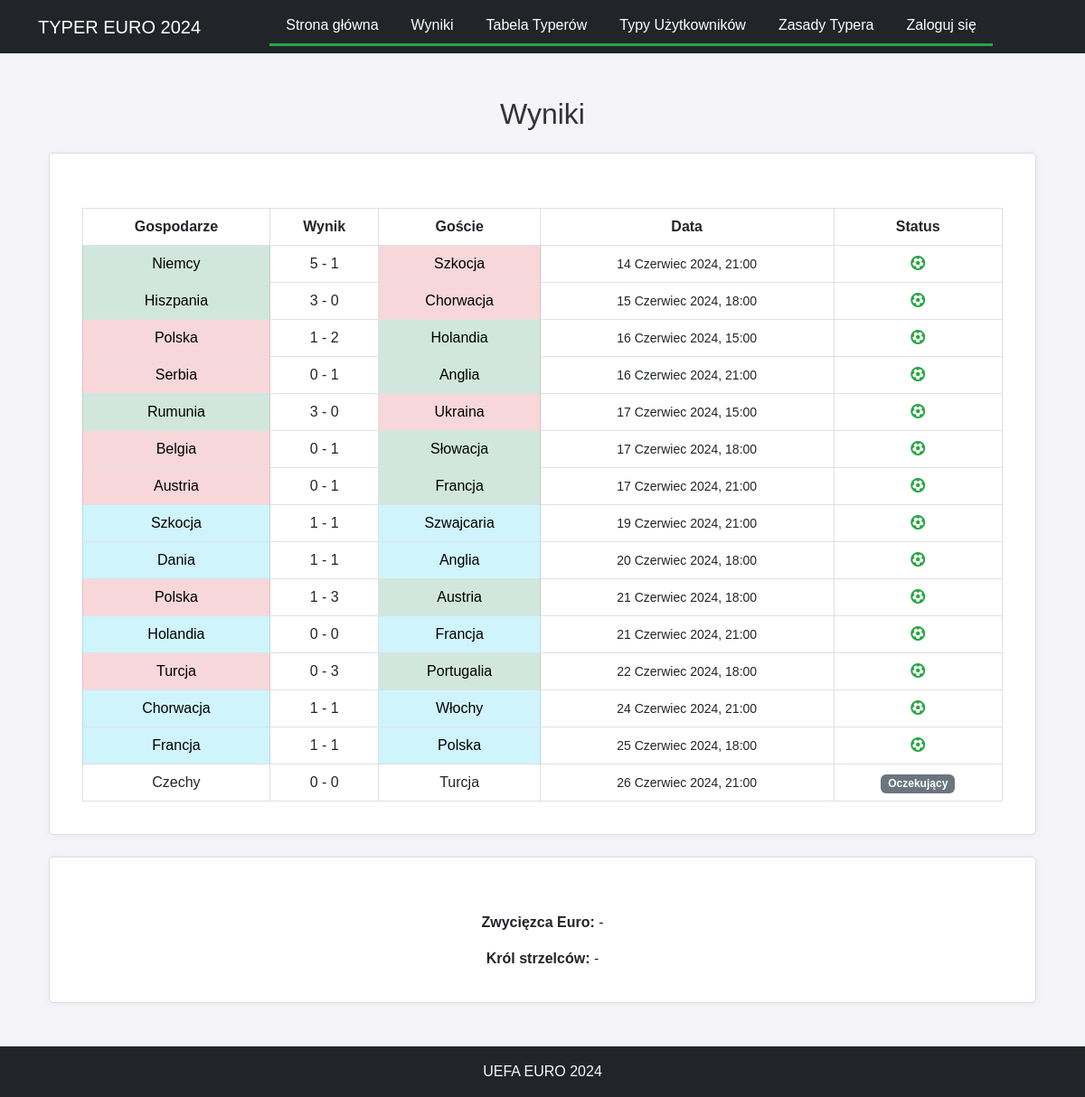
Before: /results/ with the older database file.
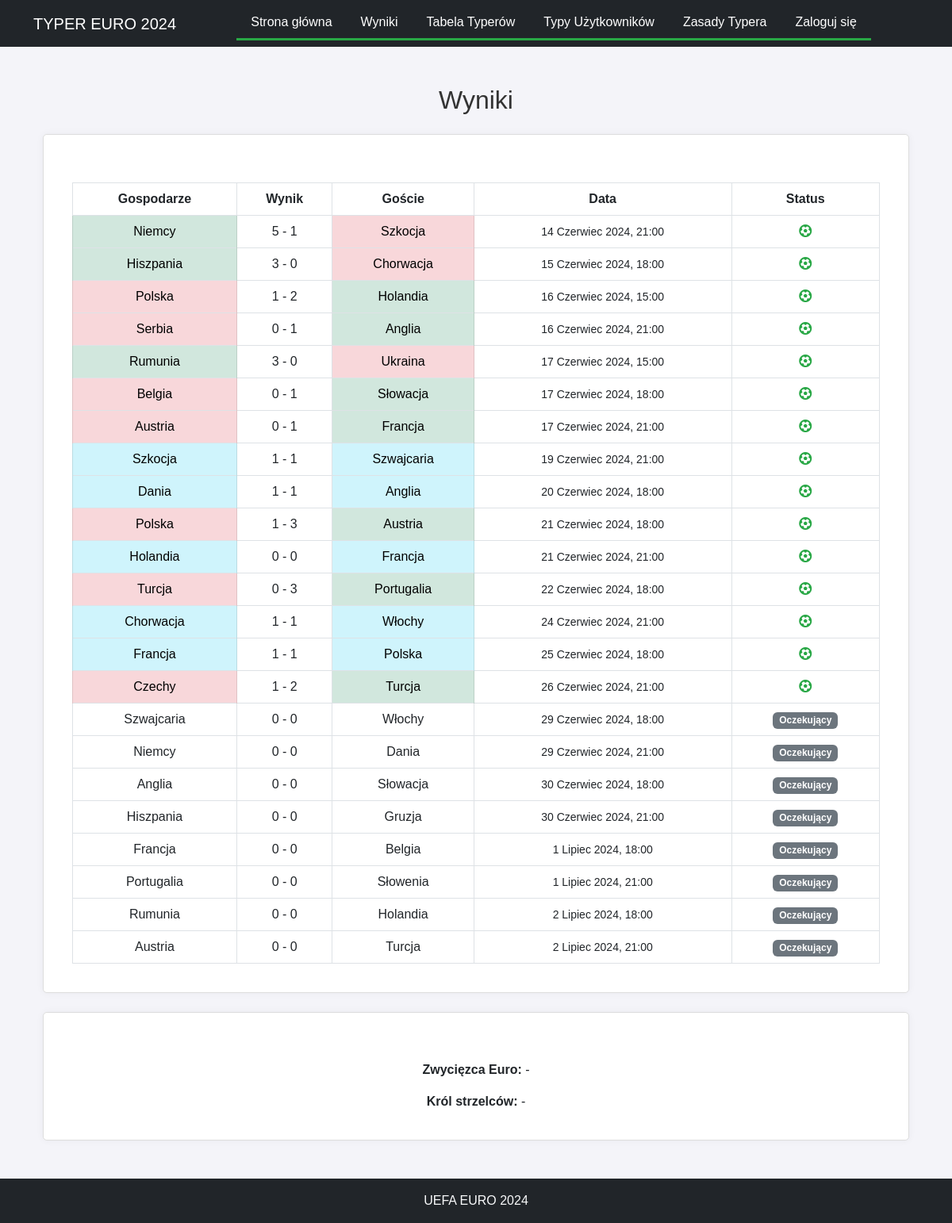
After: the same page with the newer database file.
### contest/models.py (models this page shows, shortened)
class Article(models.Model):
    title = models.CharField(max_length=200)
    slug = models.SlugField(max_length=200, unique=True, blank=True)
    content = models.TextField()
    author = models.ForeignKey(User, on_delete=models.CASCADE)
    created_at = models.DateTimeField(auto_now_add=True)
    updated_at = models.DateTimeField(auto_now=True)

class Match(models.Model):
    group = models.CharField(max_length=2)
    home_team = models.CharField(max_length=100)
    away_team = models.CharField(max_length=100)
    date = models.DateTimeField()
    place = models.CharField(max_length=100)
    actual_home_team_score = models.IntegerField(null=True, blank=True, default=0)
    actual_away_team_score = models.IntegerField(null=True, blank=True, default=0)
    final_score = models.BooleanField(default=False)

### contest/views.py (the view)
# urls.py: path('results/', views.results, name='results'),
def results(request):
    all_matches = Match.objects.all().order_by('date')
    tournament_results = TournamentResults.objects.first()
    context = {
        'matches': all_matches,
        'tournament_results': tournament_results,
    }
    return render(request, 'results.html', context)

### contest/templatetags/article_tags.py (called while the page is built)
@register.simple_tag
def get_articles():
    return Article.objects.all()

### contest/templates/results.html (shortened to what this page needs)
{% extends 'base.html' %}
{% block content %}
<div class="container-fluid container-lg mt-4">
    <h2 class="mb-4 text-center">Wyniki</h2>
    <div class="card">
        <div class="card-body mt-4">
            <div class="table-responsive">
                <table class="table table-bordered table-hover results-table">
                    <thead class="thead-dark">
                        <tr>
                            <th>Gospodarze</th>
                            <th>Wynik</th>
                            <th>Goście</th>
                            <th>Data</th>
                            <th>Status</th>
                        </tr>
                    </thead>
                    <tbody>
                        {% for match in matches %}
                        <tr>
                            <td class="{% if match.final_score %}{% if match.actual_home_team_score > match.actual_away_team_score %}table-success{% elif match.actual_home_team_score < match.actual_away_team_score %}table-danger{% else %}table-info{% endif %}{% endif %}">
                                {{ match.home_team }}
                            </td>
                            <td>
                                {% if match.final_score %}
                                    {{ match.actual_home_team_score }} - {{ match.actual_away_team_score }}
                                {% else %}
                                    0 - 0
                                {% endif %}
                            </td>
                            <td class="{% if match.final_score %}{% if match.actual_home_team_score < match.actual_away_team_score %}table-success{% elif match.actual_home_team_score > match.actual_away_team_score %}table-danger{% else %}table-info{% endif %}{% endif %}">
                                {{ match.away_team }}
                            </td>
                            <td>
                                <small>{{ match.date|date:"j F Y, H:i" }}</small>
                            </td>
                            <td>
                                {% if match.final_score %}
                                    <span class="final"><i class="fa-solid fa-futbol"></i></span>
                                {% else %}
                                    <span class="badge bg-secondary">Oczekujący</span>
                                {% endif %}
                            </td>
                        </tr>
                        {% endfor %}
                    </tbody>
                </table>
            </div>
        </div>
    </div>
    {% if tournament_results %}
        <div class="card mt-4">
            <div class="card-body mt-4">
                <p class="card-text"><strong>Zwycięzca Euro:</strong> {% if tournament_results.winner_team %} {{ tournament_results.winner_team.name }} {% else %} - {% endif %}</p>
                <p class="card-text"><strong>Król strzelców:</strong> {% if tournament_results.top_scorer %} {{ tournament_results.top_scorer.player }} {% else %} - {% endif %}</p>
            </div>
        </div>
    {% else %}
        <div class="alert alert-info mt-4" role="alert">
            No tournament results set by admin.
        </div>
    {% endif %}
</div>
{% endblock %}

### contest/templates/base.html (shortened to what this page needs)
{% load static %}
{% load article_tags %}
<!DOCTYPE html>
<html lang="pl">
<head>
    <link href="https://cdn.jsdelivr.net/npm/bootstrap@5.3.0/dist/css/bootstrap.min.css" rel="stylesheet">
    <link rel="stylesheet" type="text/css" href="{% static 'css/styles.css' %}">
    <link rel="stylesheet" href="https://cdnjs.cloudflare.com/ajax/libs/font-awesome/6.0.0-beta3/css/all.min.css">
</head>
<body>
<nav class="navbar navbar-expand-lg navbar-dark bg-dark">
    <div class="container bg-dark border-0">
        <a class="navbar-brand" href="{% url 'home' %}">TYPER EURO 2024</a>
        <div class="collapse navbar-collapse justify-content-center" id="navbarNav">
            <ul class="navbar-nav bg-dark flex-wrap">
                <li class="nav-item">
                    <a class="nav-link" href="{% url 'home' %}">Strona główna</a>
                </li>
                <li class="nav-item">
                    <a class="nav-link" href="{% url 'results' %}">Wyniki</a>
                </li>
                <li class="nav-item">
                    <a class="nav-link" href="{% url 'leaderboard' %}">Tabela Typerów</a>
                </li>
                <li class="nav-item">
                    <a class="nav-link" href="{% url 'user_predictions' %}">Typy Użytkowników</a>
                </li>
                {% get_articles as articles %}
                {% for article in articles %}
                <li class="nav-item">
                    <a class="nav-link" href="{% url 'view_article' article.slug %}">{{ article.title }}</a>
                </li>
                {% endfor %}
                {% if user.is_authenticated %}
                {% if not user.is_superuser %}
                <li class="nav-item">
                    <a class="nav-link" href="{% url 'betting' %}">Typuj spotkania</a>
                </li>
                {% endif %}
                {% if user.is_superuser %}
                <li class="nav-item">
                    <a class="nav-link" href="{% url 'create_user' %}">Create User</a>
                </li>
                <li class="nav-item">
                    <a class="nav-link" href="{% url 'create_match' %}">Create Match</a>
                </li>
                <li class="nav-item">
                    <a class="nav-link" href="{% url 'edit_points' %}">Edit Points</a>
                </li>
                <li class="nav-item">
                    <a class="nav-link" href="{% url 'user_list' %}">User List</a>
                </li>
                <li class="nav-item">
                    <a class="nav-link" href="{% url 'article_list' %}">Articles</a>
                </li>
                <li class="nav-item">
                    <a class="nav-link" href="{% url 'actual_results' %}">Actual Results</a>
                </li>
                <li class="nav-item">
                    <a class="nav-link" href="{% url 'edit_bet_status' %}">Edit Bet Statuses</a>
                </li>
                {% endif %}
                <li class="nav-item">
                    <a class="nav-link" href="{% url 'profile' %}">Profil</a>
                </li>
                <li class="nav-item">
                    <a class="nav-link" href="#" id="logout-link"
                       onclick="document.getElementById('logout-form').submit(); return false;">Wyloguj się</a>
                    <form id="logout-form" method="post" action="{% url 'logout' %}" style="display: none;">
                        {% csrf_token %}
                    </form>
                </li>
                {% else %}
                <li class="nav-item">
                    <a class="nav-link" href="{% url 'login' %}">Zaloguj się</a>
                </li>
                {% endif %}
            </ul>
        </div>
    </div>
</nav>
<div class="container-fluid container-lg mt-5">
    {% block content %}{% endblock %}
</div>
<footer class="footer bg-dark text-light text-center py-3 mt-5">
    <p class="mb-0">UEFA EURO 2024</p>
</footer>
</body>
</html>

### static/css/styles.css (style rules this page uses)
body { font-family: Arial, sans-serif; margin: 0; padding: 0; background-color: #f4f4f9; }
nav ul { list-style-type: none; padding: 0; margin: 0; background-color: #343a40; display: flex; justify-content: center; border-bottom: 3px solid #28a745; }
nav ul li { margin: 0; }
nav ul li a { display: block; color: white; text-align: center; padding: 15px 20px; text-decoration: none; transition: background-color 0.3s; }
h1, h2 { text-align: center; color: #333; margin-top: 20px; margin-bottom: 10px; }
.card { padding: 20px; margin-bottom: 20px; border: 1px solid #ddd; background-color: #fff; border-radius: 5px; box-shadow: 0 0 10px rgba(0, 0, 0, 0.05); text-align: center; }
.footer { background-color: #343a40; color: #fff; padding: 10px 0; text-align: center; }
.footer p { margin: 0; }
.final { font-weight: bold; color: #28a745; }
ul { padding: 0; list-style-type: none; text-align: center; }
ul li { margin-bottom: 10px; }
.table { margin: 0 auto; text-align: center; }
.table tr { text-align: center; }
.navbar-nav .nav-item { margin-left: 10px; margin-right: 10px; }
.navbar-nav .nav-link { color: white !important; }

Changed rows visible on the page:
changed Match "Czechy": actual_home_team_score (not shown) → "1"; actual_away_team_score (not shown) → "2"; final_score "0 - 0 Oczekujący" → "-"
added Match: home_team "Szwajcaria", final_score "0 - 0", away_team "Włochy", date "29 Czerwiec 2024, 18:00"
added Match: home_team "Niemcy", final_score "0 - 0", away_team "Dania", date "29 Czerwiec 2024, 21:00"
added Match: home_team "Anglia", final_score "0 - 0", away_team "Słowacja", date "30 Czerwiec 2024, 18:00"
added Match: home_team "Hiszpania", final_score "0 - 0", away_team "Gruzja", date "30 Czerwiec 2024, 21:00"
added Match: home_team "Francja", final_score "0 - 0", away_team "Belgia", date "1 Lipiec 2024, 18:00"
added Match: home_team "Portugalia", final_score "0 - 0", away_team "Słowenia", date "1 Lipiec 2024, 21:00"
added Match: home_team "Rumunia", final_score "0 - 0", away_team "Holandia", date "2 Lipiec 2024, 18:00"
added Match: home_team "Austria", final_score "0 - 0", away_team "Turcja", date "2 Lipiec 2024, 21:00"
